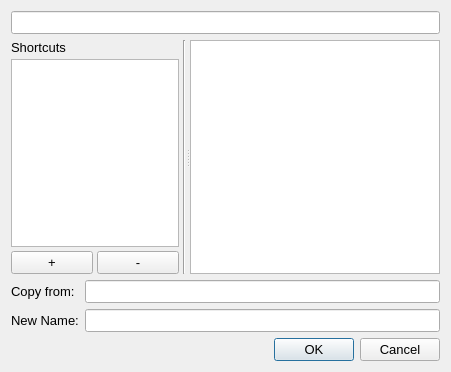
<?xml version="1.0" encoding="UTF-8"?>
<ui version="4.0">
 <class>Dialog</class>
 <widget class="QDialog" name="Dialog">
  <property name="geometry">
   <rect>
    <x>0</x>
    <y>0</y>
    <width>451</width>
    <height>372</height>
   </rect>
  </property>
  <property name="font">
   <font>
    <pointsize>10</pointsize>
   </font>
  </property>
  <property name="windowTitle">
   <string>Dialog</string>
  </property>
  <layout class="QVBoxLayout" name="verticalLayout_2">
   <item>
    <layout class="QHBoxLayout" name="horizontalLayout">
     <item>
      <widget class="QLineEdit" name="lineEdit"/>
     </item>
    </layout>
   </item>
   <item>
    <widget class="QSplitter" name="splitter">
     <property name="orientation">
      <enum>Qt::Horizontal</enum>
     </property>
     <property name="childrenCollapsible">
      <bool>false</bool>
     </property>
     <widget class="QWidget" name="">
      <layout class="QHBoxLayout" name="horizontalLayout_3">
       <property name="spacing">
        <number>4</number>
       </property>
       <item>
        <layout class="QVBoxLayout" name="verticalLayout">
         <property name="sizeConstraint">
          <enum>QLayout::SetDefaultConstraint</enum>
         </property>
         <item>
          <widget class="QLabel" name="label">
           <property name="text">
            <string>Shortcuts</string>
           </property>
          </widget>
         </item>
         <item>
          <widget class="QListWidget" name="listWidget">
           <property name="sizePolicy">
            <sizepolicy hsizetype="Expanding" vsizetype="Expanding">
             <horstretch>0</horstretch>
             <verstretch>0</verstretch>
            </sizepolicy>
           </property>
           <property name="minimumSize">
            <size>
             <width>40</width>
             <height>0</height>
            </size>
           </property>
          </widget>
         </item>
         <item>
          <layout class="QHBoxLayout" name="horizontalLayout_2">
           <item>
            <widget class="QPushButton" name="pushButton">
             <property name="text">
              <string>+</string>
             </property>
            </widget>
           </item>
           <item>
            <widget class="QPushButton" name="pushButton_2">
             <property name="text">
              <string>-</string>
             </property>
            </widget>
           </item>
          </layout>
         </item>
        </layout>
       </item>
       <item>
        <widget class="Line" name="line">
         <property name="orientation">
          <enum>Qt::Vertical</enum>
         </property>
        </widget>
       </item>
      </layout>
     </widget>
     <widget class="QListWidget" name="listWidget">
      <property name="sizePolicy">
       <sizepolicy hsizetype="Expanding" vsizetype="Expanding">
        <horstretch>3</horstretch>
        <verstretch>0</verstretch>
       </sizepolicy>
      </property>
      <property name="minimumSize">
       <size>
        <width>250</width>
        <height>0</height>
       </size>
      </property>
      <property name="editTriggers">
       <set>QAbstractItemView::NoEditTriggers</set>
      </property>
      <property name="movement">
       <enum>QListView::Static</enum>
      </property>
     </widget>
    </widget>
   </item>
   <item>
    <layout class="QFormLayout" name="formLayout">
     <property name="sizeConstraint">
      <enum>QLayout::SetDefaultConstraint</enum>
     </property>
     <property name="fieldGrowthPolicy">
      <enum>QFormLayout::ExpandingFieldsGrow</enum>
     </property>
     <item row="0" column="0">
      <widget class="QLabel" name="label_2">
       <property name="text">
        <string>Copy from:</string>
       </property>
      </widget>
     </item>
     <item row="0" column="1">
      <widget class="QLineEdit" name="lineEdit_2">
       <property name="readOnly">
        <bool>true</bool>
       </property>
      </widget>
     </item>
     <item row="1" column="0">
      <widget class="QLabel" name="label_3">
       <property name="text">
        <string>New Name:</string>
       </property>
      </widget>
     </item>
     <item row="1" column="1">
      <widget class="QLineEdit" name="lineEdit_3"/>
     </item>
    </layout>
   </item>
   <item>
    <widget class="QDialogButtonBox" name="buttonBox">
     <property name="orientation">
      <enum>Qt::Horizontal</enum>
     </property>
     <property name="standardButtons">
      <set>QDialogButtonBox::Cancel|QDialogButtonBox::Ok</set>
     </property>
    </widget>
   </item>
  </layout>
 </widget>
 <resources/>
 <connections>
  <connection>
   <sender>buttonBox</sender>
   <signal>accepted()</signal>
   <receiver>Dialog</receiver>
   <slot>accept()</slot>
   <hints>
    <hint type="sourcelabel">
     <x>248</x>
     <y>254</y>
    </hint>
    <hint type="destinationlabel">
     <x>157</x>
     <y>274</y>
    </hint>
   </hints>
  </connection>
  <connection>
   <sender>buttonBox</sender>
   <signal>rejected()</signal>
   <receiver>Dialog</receiver>
   <slot>reject()</slot>
   <hints>
    <hint type="sourcelabel">
     <x>316</x>
     <y>260</y>
    </hint>
    <hint type="destinationlabel">
     <x>286</x>
     <y>274</y>
    </hint>
   </hints>
  </connection>
 </connections>
</ui>
